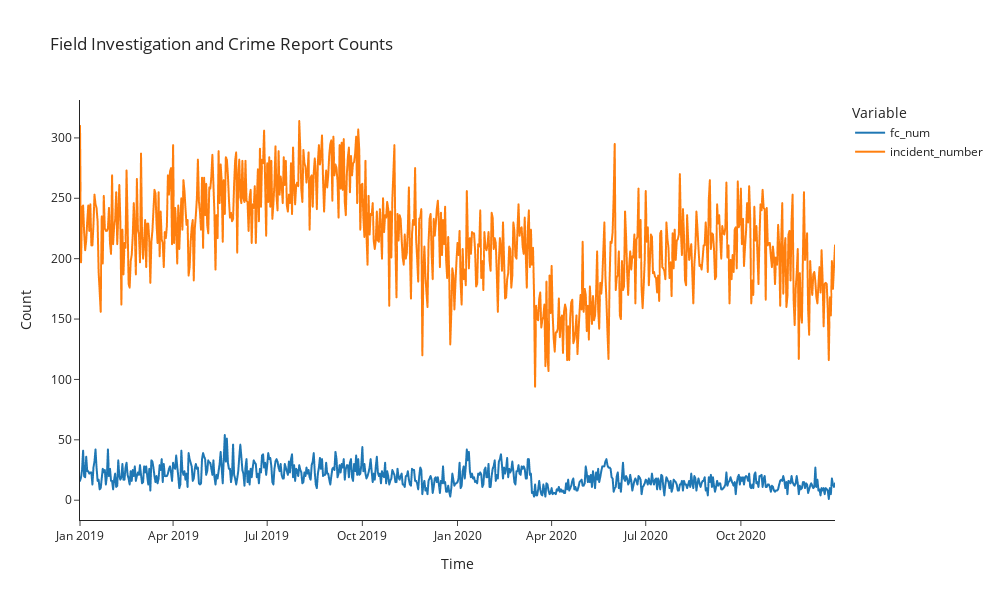

The notebook cell saved with this chart:
### Code cell
# time series of incidents and crimes reported
encounter_incidents = px.line(merged_ts_df,
       title='Field Investigation and Crime Report Counts',
       x='date' ,
       y=['fc_num','incident_number'],
       height = 600,
       width = 1000,
       )

encounter_incidents.update_layout(xaxis_title='Time',yaxis_title='Count',legend_title='Variable')
encounter_incidents

### Figure 1 — Plotly figure (JSON) as saved in the notebook; plotly's stock layout.template omitted (floating-point values rounded to 4 significant figures; data arrays with more than 128 entries replaced by an {"elided": "..."} marker saying what was removed)
{"data": [{"hovertemplate": "variable=fc_num<br>date=%{x}<br>value=%{y}<extra></extra>", "legendgroup": "fc_num", "line": {"color": "#1F77B4", "dash": "solid"}, "marker": {"symbol": "circle"}, "mode": "lines", "name": "fc_num", "showlegend": true, "type": "scattergl", "x": {"elided": "731 str values"}, "xaxis": "x", "y": {"elided": "731 int values"}, "yaxis": "y"}, {"hovertemplate": "variable=incident_number<br>date=%{x}<br>value=%{y}<extra></extra>", "legendgroup": "incident_number", "line": {"color": "#FF7F0E", "dash": "solid"}, "marker": {"symbol": "circle"}, "mode": "lines", "name": "incident_number", "showlegend": true, "type": "scattergl", "x": {"elided": "731 str values"}, "xaxis": "x", "y": {"elided": "731 int values"}, "yaxis": "y"}], "layout": {"height": 600, "legend": {"title": {"text": "Variable"}, "tracegroupgap": 0}, "title": {"text": "Field Investigation and Crime Report Counts"}, "width": 1000, "xaxis": {"anchor": "y", "domain": [0, 1], "title": {"text": "Time"}}, "yaxis": {"anchor": "x", "domain": [0, 1], "title": {"text": "Count"}}}}
